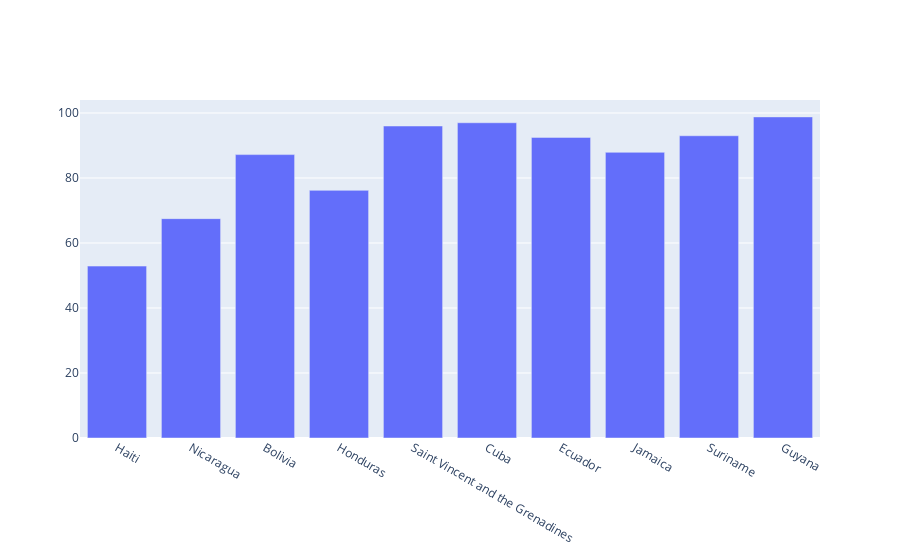

Source (notebook cell):
### Code cell
fig =  go.Figure()
fig.add_trace(go.Bar(x=df_poor['Country'], y=df_poor['Literacy (%)'], name='maiores gdp'))

### Figure 1 — Plotly figure (JSON) as saved in the notebook; plotly's stock layout.template omitted (floating-point values rounded to 4 significant figures)
{"data": [{"name": "maiores gdp", "type": "bar", "x": ["Haiti ", "Nicaragua ", "Bolivia ", "Honduras ", "Saint Vincent and the Grenadines ", "Cuba ", "Ecuador ", "Jamaica ", "Suriname ", "Guyana "], "y": [52.9, 67.5, 87.2, 76.2, 96, 97, 92.5, 87.9, 93, 98.8]}], "layout": {}}
